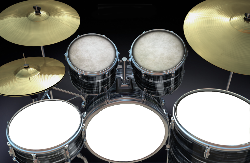
#> input picture images/default.png, 250 x 163 px, shrunk from 2048 x 1337 before the run, found by its file name
$ python imagemakegogo.py
#> lines starting #> are read from the running program, lines starting #| are printed output that depends on the picture
from PIL import Image
import glob
import os.path
import cv2
import sounddevice as sd

myPath = 'C:/python/1/'
myExt = '*.png'

# [9 lines of commented-out code are left out]

default = cv2.imread("C:/Users/변윤석/Desktop/drum/default.png",cv2.IMREAD_REDUCED_COLOR_4)
#> default is the input picture: shape (163, 250, 3); mean B, G, R 119.5, 128.6, 129.5
crash = cv2.imread("C:/Users/변윤석/Desktop/drum/1/crash.png", cv2.IMREAD_REDUCED_COLOR_4)
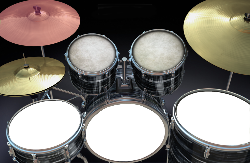
#> input picture images/1/crash.png, 250 x 163 px, shrunk from 2048 x 1337 before the run, found by its file name
#> crash is the input picture: shape (163, 250, 3); mean B, G, R 120.6, 126.7, 132
ride = cv2.imread("C:/Users/변윤석/Desktop/drum/1/ride.png", cv2.IMREAD_REDUCED_COLOR_4)
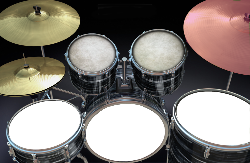
#> input picture images/1/ride.png, 250 x 163 px, shrunk from 2048 x 1337 before the run, found by its file name
#> ride is the input picture: shape (163, 250, 3); mean B, G, R 120.6, 125.9, 132.5
hihat = cv2.imread("C:/Users/변윤석/Desktop/drum/1/hihat.png", cv2.IMREAD_REDUCED_COLOR_4)
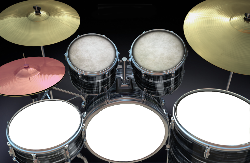
#> input picture images/1/hihat.png, 250 x 163 px, shrunk from 2048 x 1337 before the run, found by its file name
#> hihat is the input picture: shape (163, 250, 3); mean B, G, R 120, 127.3, 131
tom = cv2.imread("C:/Users/변윤석/Desktop/drum/1/tom.png", cv2.IMREAD_REDUCED_COLOR_4)
kick = cv2.imread("C:/Users/변윤석/Desktop/drum/1/kick.png", cv2.IMREAD_REDUCED_COLOR_4)
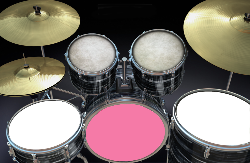
#> input picture images/1/kick.png, 250 x 163 px, shrunk from 2048 x 1337 before the run, found by its file name
#> kick is the input picture: shape (163, 250, 3); mean B, G, R 111.8, 116.9, 128.7
snare = cv2.imread("C:/Users/변윤석/Desktop/drum/1/snare.png", cv2.IMREAD_REDUCED_COLOR_4)
crashride = cv2.imread("C:/Users/변윤석/Desktop/drum/2/crash ride.png", cv2.IMREAD_REDUCED_COLOR_4)
hihatcrash = cv2.imread("C:/Users/변윤석/Desktop/drum/2/hihat crash.png", cv2.IMREAD_REDUCED_COLOR_4)
hihatride = cv2.imread("C:/Users/변윤석/Desktop/drum/2/hihat ride.png", cv2.IMREAD_REDUCED_COLOR_4)
kickcrash = cv2.imread("C:/Users/변윤석/Desktop/drum/2/kick crash.png", cv2.IMREAD_REDUCED_COLOR_4)
kickhihat = cv2.imread("C:/Users/변윤석/Desktop/drum/2/kcik hihat.png", cv2.IMREAD_REDUCED_COLOR_4)
kickride = cv2.imread("C:/Users/변윤석/Desktop/drum/2/kick ride.png", cv2.IMREAD_REDUCED_COLOR_4)
snarecrash = cv2.imread("C:/Users/변윤석/Desktop/drum/2/snare crash.png", cv2.IMREAD_REDUCED_COLOR_4)
snarehihat = cv2.imread("C:/Users/변윤석/Desktop/drum/2/snare hihat.png", cv2.IMREAD_REDUCED_COLOR_4)
snarekick = cv2.imread("C:/Users/변윤석/Desktop/drum/2/snare kick.png", cv2.IMREAD_REDUCED_COLOR_4)
snareride = cv2.imread("C:/Users/변윤석/Desktop/drum/2/snare ride.png", cv2.IMREAD_REDUCED_COLOR_4)
snaretom = cv2.imread("C:/Users/변윤석/Desktop/drum/2/snare tom.png", cv2.IMREAD_REDUCED_COLOR_4)
tomcrash = cv2.imread("C:/Users/변윤석/Desktop/drum/2/tom crash.png", cv2.IMREAD_REDUCED_COLOR_4)
tomhihat = cv2.imread("C:/Users/변윤석/Desktop/drum/2/tom hihat.png", cv2.IMREAD_REDUCED_COLOR_4)
tomkick = cv2.imread("C:/Users/변윤석/Desktop/drum/2/tom kick.png", cv2.IMREAD_REDUCED_COLOR_4)
tomride = cv2.imread("C:/Users/변윤석/Desktop/drum/2/tom ride.png", cv2.IMREAD_REDUCED_COLOR_4)
kickcrashride = cv2.imread("C:/Users/변윤석/Desktop/drum/3/kick crash ride.png", cv2.IMREAD_REDUCED_COLOR_4)
kickhihatcrash = cv2.imread("C:/Users/변윤석/Desktop/drum/3/kick hihat crash.png", cv2.IMREAD_REDUCED_COLOR_4)
kickhihayride = cv2.imread("C:/Users/변윤석/Desktop/drum/3/kick hihat ride.png", cv2.IMREAD_REDUCED_COLOR_4)
kicksnarecrash = cv2.imread("C:/Users/변윤석/Desktop/drum/3/kick snare crash.png", cv2.IMREAD_REDUCED_COLOR_4)
kicksnarehihat = cv2.imread("C:/Users/변윤석/Desktop/drum/3/kick snare hihat.png", cv2.IMREAD_REDUCED_COLOR_4)
kicksnareride = cv2.imread("C:/Users/변윤석/Desktop/drum/3/kick snare ride.png", cv2.IMREAD_REDUCED_COLOR_4)
kicksnaretom = cv2.imread("C:/Users/변윤석/Desktop/drum/3/kick snare tom.png", cv2.IMREAD_REDUCED_COLOR_4)
kicktomcrash = cv2.imread("C:/Users/변윤석/Desktop/drum/3/kick tom crash.png", cv2.IMREAD_REDUCED_COLOR_4)
kicktomhihat = cv2.imread("C:/Users/변윤석/Desktop/drum/3/kick tom hihat.png", cv2.IMREAD_REDUCED_COLOR_4)
kicktomride = cv2.imread("C:/Users/변윤석/Desktop/drum/3/kick tom ride.png", cv2.IMREAD_REDUCED_COLOR_4)

image = cv2.imread("C:/python/1/default.png", cv2.IMREAD_REDUCED_COLOR_4) # cv2.IMREAD_UNCHANGED : 원본 사용
image1 = cv2.imread("C:/python/1/2/crash.png", cv2.IMREAD_REDUCED_COLOR_4)
cv2.imshow("Moon", image) #cv2.imshow("윈도우 창 제목", 이미지)를 이용하여 윈도우 창에 이미지를 띄웁니다.
cv2.waitKey(167) #cv2.waitkey(time)이며 time마다 키 입력상태를 받아옵니다. 0일 경우, 지속적으로 검사하여 해당 구문을 넘어가지 않습니다.
cv2.imshow("Moon", image1)
cv2.waitKey(167)
cv2.imshow("Moon", image) #cv2.imshow("윈도우 창 제목", 이미지)를 이용하여 윈도우 창에 이미지를 띄웁니다.
cv2.waitKey(167)
cv2.imshow("Moon", image1)
cv2.waitKey(167)
cv2.imshow("Moon", image) #cv2.imshow("윈도우 창 제목", 이미지)를 이용하여 윈도우 창에 이미지를 띄웁니다.
cv2.waitKey(167) #cv2.waitkey(time)이며 time마다 키 입력상태를 받아옵니다. 0일 경우, 지속적으로 검사하여 해당 구문을 넘어가지 않습니다.
cv2.imshow("Moon", image1)
cv2.waitKey(167)
